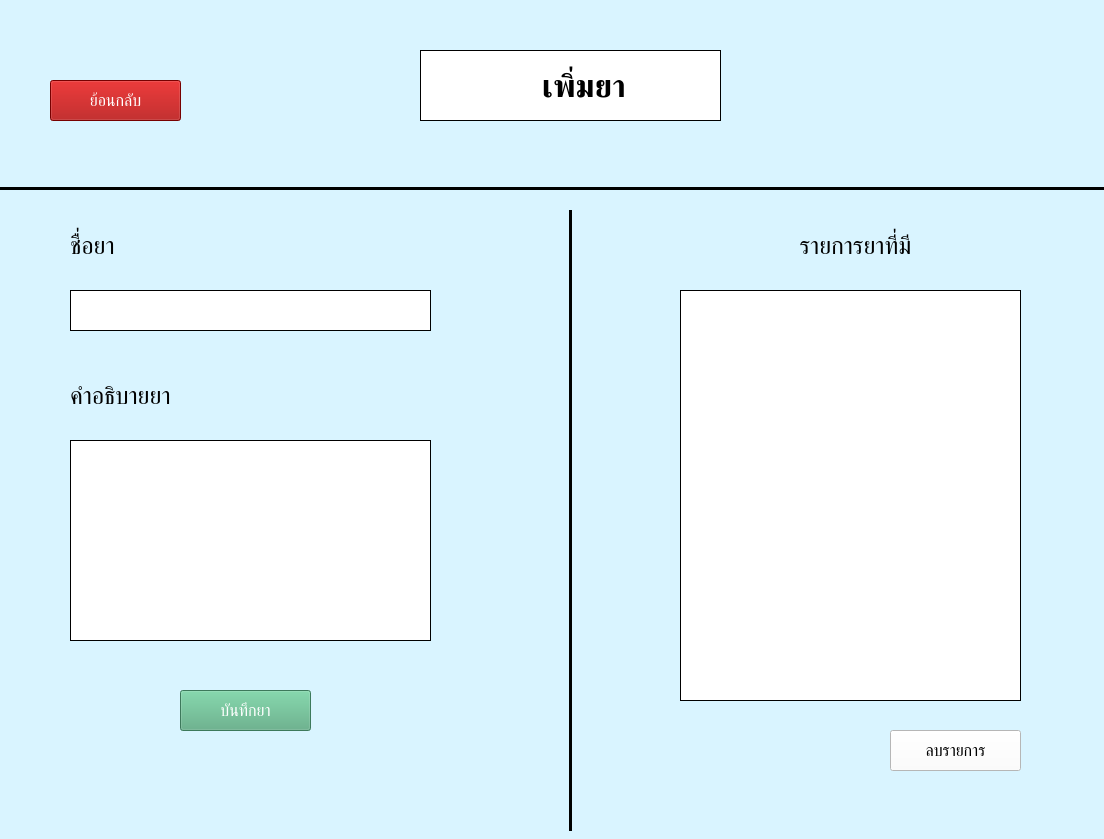
<?xml version="1.0" encoding="UTF-8"?>
<ui version="4.0">
 <class>add_drug</class>
 <widget class="QMainWindow" name="add_drug">
  <property name="geometry">
   <rect>
    <x>0</x>
    <y>0</y>
    <width>1104</width>
    <height>839</height>
   </rect>
  </property>
  <property name="windowTitle">
   <string>เพิ่มยา</string>
  </property>
  <property name="styleSheet">
   <string notr="true">background-color: rgb(217, 244, 255)</string>
  </property>
  <widget class="QWidget" name="centralwidget">
   <widget class="QLabel" name="label">
    <property name="geometry">
     <rect>
      <x>420</x>
      <y>50</y>
      <width>301</width>
      <height>71</height>
     </rect>
    </property>
    <property name="font">
     <font>
      <pointsize>24</pointsize>
      <weight>75</weight>
      <bold>true</bold>
     </font>
    </property>
    <property name="styleSheet">
     <string notr="true">background-color: rgb(255, 255, 255);</string>
    </property>
    <property name="frameShape">
     <enum>QFrame::Box</enum>
    </property>
    <property name="lineWidth">
     <number>1</number>
    </property>
    <property name="text">
     <string>   เพิ่มยา</string>
    </property>
    <property name="textFormat">
     <enum>Qt::AutoText</enum>
    </property>
    <property name="scaledContents">
     <bool>false</bool>
    </property>
    <property name="alignment">
     <set>Qt::AlignCenter</set>
    </property>
    <property name="wordWrap">
     <bool>true</bool>
    </property>
   </widget>
   <widget class="QLabel" name="label_2">
    <property name="geometry">
     <rect>
      <x>450</x>
      <y>70</y>
      <width>41</width>
      <height>41</height>
     </rect>
    </property>
    <property name="font">
     <font>
      <pointsize>24</pointsize>
      <weight>75</weight>
      <bold>true</bold>
     </font>
    </property>
    <property name="styleSheet">
     <string notr="true">background-color: rgb(255, 255, 255);</string>
    </property>
    <property name="frameShape">
     <enum>QFrame::NoFrame</enum>
    </property>
    <property name="lineWidth">
     <number>1</number>
    </property>
    <property name="text">
     <string/>
    </property>
    <property name="textFormat">
     <enum>Qt::AutoText</enum>
    </property>
    <property name="pixmap">
     <pixmap resource="../Resources/resources.qrc">:/icons/drug_icon.png</pixmap>
    </property>
    <property name="scaledContents">
     <bool>true</bool>
    </property>
    <property name="alignment">
     <set>Qt::AlignCenter</set>
    </property>
    <property name="wordWrap">
     <bool>true</bool>
    </property>
   </widget>
   <widget class="Line" name="line">
    <property name="geometry">
     <rect>
      <x>-20</x>
      <y>180</y>
      <width>1201</width>
      <height>16</height>
     </rect>
    </property>
    <property name="frameShadow">
     <enum>QFrame::Plain</enum>
    </property>
    <property name="lineWidth">
     <number>3</number>
    </property>
    <property name="orientation">
     <enum>Qt::Horizontal</enum>
    </property>
   </widget>
   <widget class="QLabel" name="drugName_label">
    <property name="geometry">
     <rect>
      <x>70</x>
      <y>220</y>
      <width>101</width>
      <height>51</height>
     </rect>
    </property>
    <property name="font">
     <font>
      <pointsize>18</pointsize>
     </font>
    </property>
    <property name="text">
     <string>ชื่อยา</string>
    </property>
   </widget>
   <widget class="QTextEdit" name="textEdit">
    <property name="geometry">
     <rect>
      <x>70</x>
      <y>290</y>
      <width>361</width>
      <height>41</height>
     </rect>
    </property>
    <property name="font">
     <font>
      <pointsize>14</pointsize>
     </font>
    </property>
    <property name="styleSheet">
     <string notr="true">background-color: rgb(255, 255, 255);</string>
    </property>
    <property name="frameShape">
     <enum>QFrame::Box</enum>
    </property>
    <property name="frameShadow">
     <enum>QFrame::Plain</enum>
    </property>
   </widget>
   <widget class="QLabel" name="drugName_label_2">
    <property name="geometry">
     <rect>
      <x>70</x>
      <y>370</y>
      <width>171</width>
      <height>51</height>
     </rect>
    </property>
    <property name="font">
     <font>
      <pointsize>18</pointsize>
     </font>
    </property>
    <property name="text">
     <string>คำอธิบายยา</string>
    </property>
   </widget>
   <widget class="QTextEdit" name="textEdit_2">
    <property name="geometry">
     <rect>
      <x>70</x>
      <y>440</y>
      <width>361</width>
      <height>201</height>
     </rect>
    </property>
    <property name="font">
     <font>
      <pointsize>14</pointsize>
     </font>
    </property>
    <property name="accessibleName">
     <string/>
    </property>
    <property name="styleSheet">
     <string notr="true">background-color: rgb(255, 255, 255);</string>
    </property>
    <property name="frameShape">
     <enum>QFrame::Box</enum>
    </property>
    <property name="frameShadow">
     <enum>QFrame::Plain</enum>
    </property>
   </widget>
   <widget class="Line" name="line_2">
    <property name="geometry">
     <rect>
      <x>560</x>
      <y>210</y>
      <width>20</width>
      <height>621</height>
     </rect>
    </property>
    <property name="frameShadow">
     <enum>QFrame::Plain</enum>
    </property>
    <property name="lineWidth">
     <number>3</number>
    </property>
    <property name="orientation">
     <enum>Qt::Vertical</enum>
    </property>
   </widget>
   <widget class="QListWidget" name="listWidget">
    <property name="geometry">
     <rect>
      <x>680</x>
      <y>290</y>
      <width>341</width>
      <height>411</height>
     </rect>
    </property>
    <property name="styleSheet">
     <string notr="true">background-color: rgb(255, 255, 255);</string>
    </property>
    <property name="frameShape">
     <enum>QFrame::Box</enum>
    </property>
    <property name="frameShadow">
     <enum>QFrame::Plain</enum>
    </property>
    <property name="lineWidth">
     <number>1</number>
    </property>
   </widget>
   <widget class="QLabel" name="drugName_label_3">
    <property name="geometry">
     <rect>
      <x>740</x>
      <y>220</y>
      <width>231</width>
      <height>51</height>
     </rect>
    </property>
    <property name="font">
     <font>
      <pointsize>18</pointsize>
     </font>
    </property>
    <property name="text">
     <string>รายการยาที่มี</string>
    </property>
    <property name="alignment">
     <set>Qt::AlignCenter</set>
    </property>
   </widget>
   <widget class="QPushButton" name="pushButton">
    <property name="geometry">
     <rect>
      <x>180</x>
      <y>690</y>
      <width>131</width>
      <height>41</height>
     </rect>
    </property>
    <property name="font">
     <font>
      <pointsize>12</pointsize>
     </font>
    </property>
    <property name="styleSheet">
     <string notr="true">color: rgb(255, 255, 255);
background-color: rgb(85, 170, 127);</string>
    </property>
    <property name="text">
     <string>บันทึกยา</string>
    </property>
   </widget>
   <widget class="QPushButton" name="pushButton_2">
    <property name="geometry">
     <rect>
      <x>890</x>
      <y>730</y>
      <width>131</width>
      <height>41</height>
     </rect>
    </property>
    <property name="font">
     <font>
      <pointsize>12</pointsize>
     </font>
    </property>
    <property name="styleSheet">
     <string notr="true">background-color: rgb(255, 255, 255);</string>
    </property>
    <property name="text">
     <string>ลบรายการ</string>
    </property>
   </widget>
   <widget class="QPushButton" name="pushButton_3">
    <property name="geometry">
     <rect>
      <x>50</x>
      <y>80</y>
      <width>131</width>
      <height>41</height>
     </rect>
    </property>
    <property name="font">
     <font>
      <pointsize>12</pointsize>
     </font>
    </property>
    <property name="styleSheet">
     <string notr="true">color: rgb(255, 255, 255);
background-color: rgb(166, 0, 0)</string>
    </property>
    <property name="text">
     <string>ย้อนกลับ</string>
    </property>
   </widget>
  </widget>
 </widget>
 <tabstops>
  <tabstop>textEdit</tabstop>
  <tabstop>textEdit_2</tabstop>
  <tabstop>pushButton</tabstop>
  <tabstop>listWidget</tabstop>
  <tabstop>pushButton_2</tabstop>
  <tabstop>pushButton_3</tabstop>
 </tabstops>
 <resources>
  <include location="../Resources/resources.qrc"/>
 </resources>
 <connections/>
</ui>
